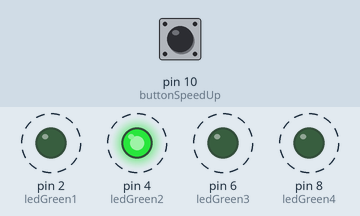
Bench run of a sketch on a simulated Arduino Uno, built with avr-gcc and run on an emulated ATmega328P. Shown: output pins drawn as LEDs (lit = HIGH). Dashed ring = blinking. The test bench sets the inputs (shaded band); at power-on: pin 10 (buttonSpeedUp) HIGH.

Above: at 2.0 s.
2.1 s: pin 10 (buttonSpeedUp) pulled LOW for 3.2 s
At 2.17 s:
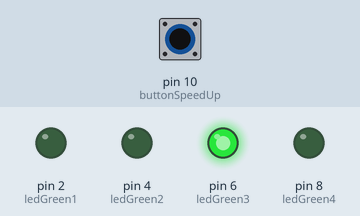
At 5.47 s:
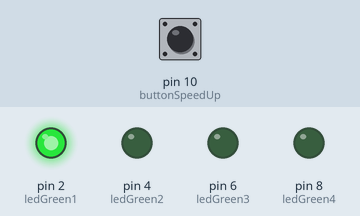
Timing chart, 0 to 12.8 s (numbered marks = the images above; inputs shaded):
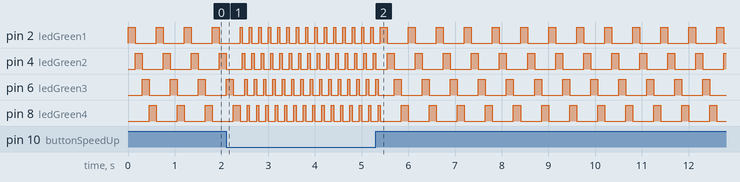

The sketch:

arduinoLED_2.ino
```cpp
#define ledGreen1 2
#define ledGreen2 4
#define ledGreen3 6
#define ledGreen4 8
#define buttonSpeedUp 10

void setup() {
  Serial.begin(9600); //baud rate | monitoring log input

  pinMode(buttonSpeedUp, INPUT);
  // default state = 1
  digitalWrite(buttonSpeedUp, HIGH); //default state

  pinMode(ledGreen1, OUTPUT);
  pinMode(ledGreen2, OUTPUT);
  pinMode(ledGreen3, OUTPUT);
  pinMode(ledGreen4, OUTPUT);

}

void speedMode(int option){
  if(option == 1){ // mode led kedip cepat
    digitalWrite(ledGreen1, HIGH);
    delay(50);
    digitalWrite(ledGreen1, LOW);
    digitalWrite(ledGreen2, HIGH);
    delay(50);
    digitalWrite(ledGreen2, LOW);
    digitalWrite(ledGreen3, HIGH);
    delay(50);
    digitalWrite(ledGreen3, LOW);
    digitalWrite(ledGreen4, HIGH);
    delay(50);
    digitalWrite(ledGreen4, LOW);
  } else { // mode led kedip lambat
    digitalWrite(ledGreen1, HIGH);
    delay(150);
    digitalWrite(ledGreen1, LOW);
    digitalWrite(ledGreen2, HIGH);
    delay(150);
    digitalWrite(ledGreen2, LOW);
    digitalWrite(ledGreen3, HIGH);
    delay(150);
    digitalWrite(ledGreen3, LOW);
    digitalWrite(ledGreen4, HIGH);
    delay(150);
    digitalWrite(ledGreen4, LOW);
  }
}

void loop() {
  int isButtonSpeedPressed = digitalRead(buttonSpeedUp);
  if(isButtonSpeedPressed == 0){ //jika tombol ditekan
    speedMode(1);
  } else {
    speedMode(0);
  }
}
```
